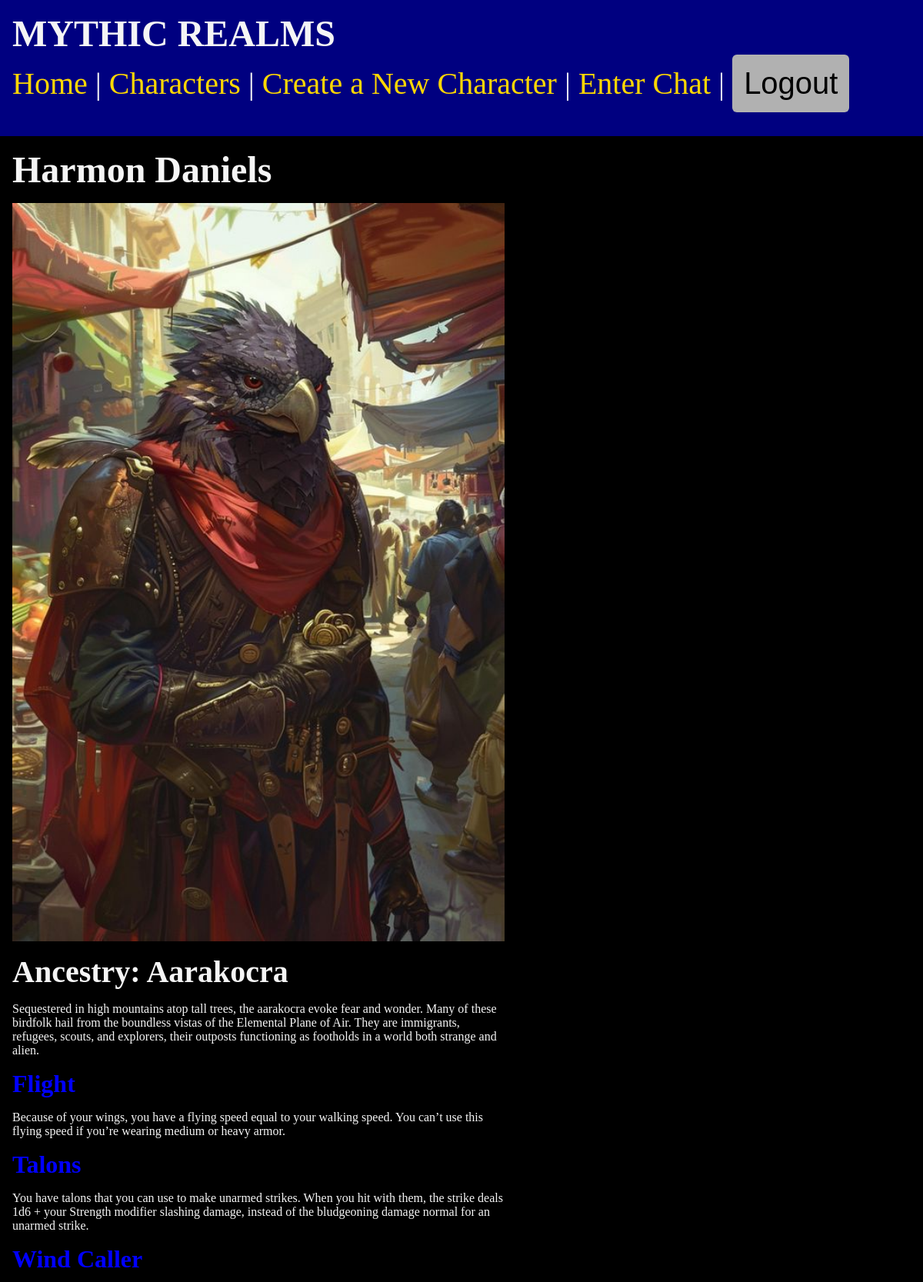
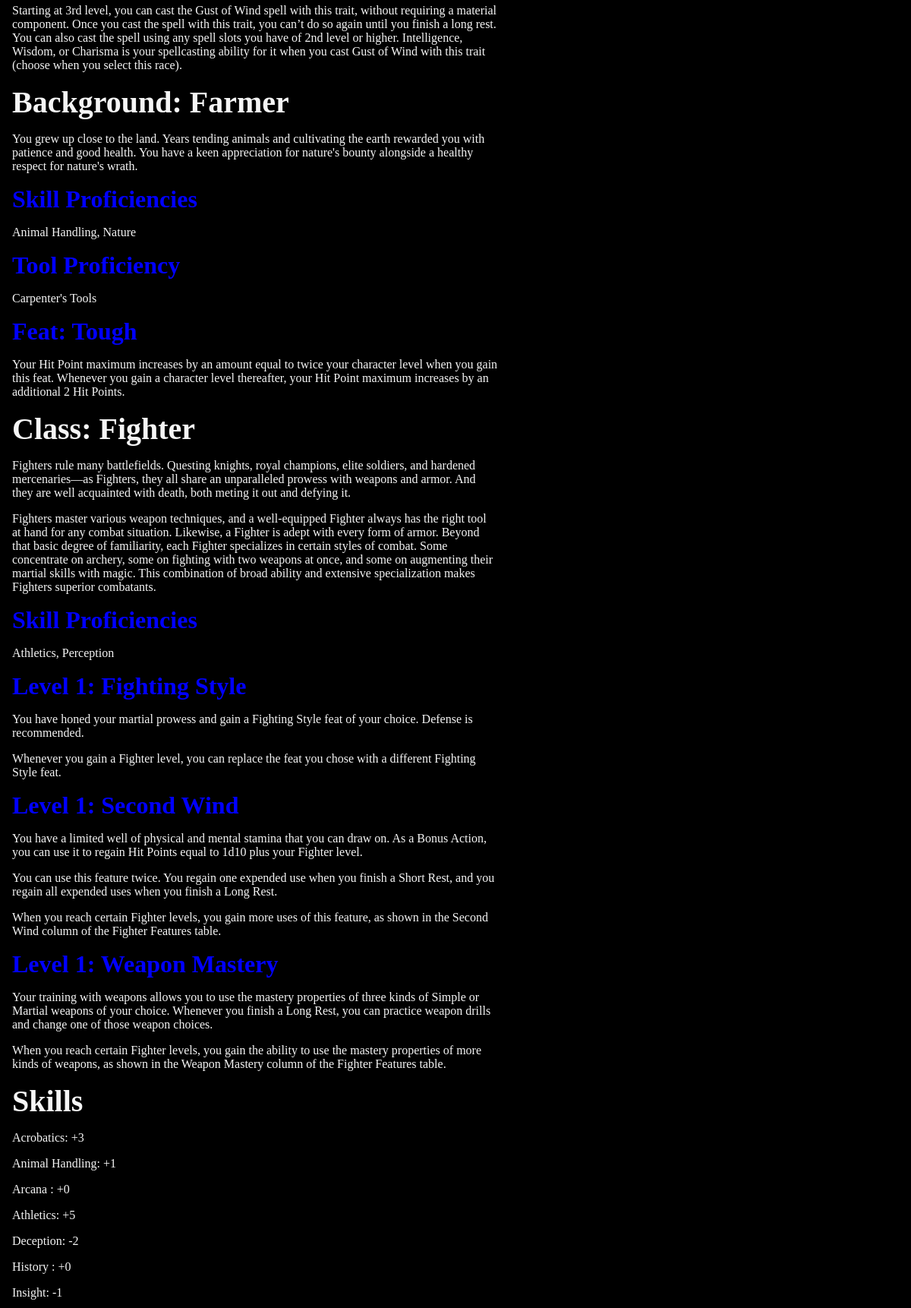
/characters/harmon-daniels (signed in, upper part), run on the app's committed database (2 pictures, top to bottom).
### characters/models.py (models this page shows, shortened)
class Character(models.Model):
    name = models.CharField(max_length= 50)
    ancestry = models.CharField(max_length= 50)
    background = models.CharField(max_length= 50)
    ch_class = models.CharField(max_length= 50)
    ch_image = models.ImageField(default='fallback.png', blank=True)
    str = models.IntegerField()
    dex = models.IntegerField()
    con = models.IntegerField()
    int = models.IntegerField()
    wis = models.IntegerField()
    cha = models.IntegerField()
    acrobatics = models.BooleanField()
    animal_handling = models.BooleanField()
    arcana = models.BooleanField()
    athletics = models.BooleanField()
    deception = models.BooleanField()
    history = models.BooleanField()
    insight = models.BooleanField()
    intimidation = models.BooleanField()
    investigation = models.BooleanField()
    medicine = models.BooleanField()
    nature = models.BooleanField()
    perception = models.BooleanField()
    performance = models.BooleanField()
    persuasion = models.BooleanField()
    religion = models.BooleanField()
    sleight_of_hand = models.BooleanField()
    stealth = models.BooleanField()
    survival = models.BooleanField()
    slug = models.SlugField()
    owner = models.ForeignKey(User, on_delete=models.CASCADE, default=None)

### characters/views.py (the view)
# urls.py: path('<slug:slug>', views.character_page, name='character'),
@login_required(login_url="/users/login/")
def character_page(request, slug):
    character = Character.objects.get(slug=slug)
    modifiers = []
    modifiers.append(calc_modifier(character.dex, character.acrobatics))
    modifiers.append(calc_modifier(character.wis, character.animal_handling))
    modifiers.append(calc_modifier(character.int, character.arcana))
    modifiers.append(calc_modifier(character.str, character.athletics))
    modifiers.append(calc_modifier(character.cha, character.deception))
    modifiers.append(calc_modifier(character.int, character.history))
    modifiers.append(calc_modifier(character.wis, character.insight))
    modifiers.append(calc_modifier(character.cha, character.intimidation))
    modifiers.append(calc_modifier(character.int, character.investigation))
    modifiers.append(calc_modifier(character.wis, character.medicine))
    modifiers.append(calc_modifier(character.wis, character.nature))
    modifiers.append(calc_modifier(character.wis, character.perception))
    modifiers.append(calc_modifier(character.cha, character.performance))
    modifiers.append(calc_modifier(character.cha, character.persuasion))
    modifiers.append(calc_modifier(character.int, character.religion))
    modifiers.append(calc_modifier(character.dex, character.sleight_of_hand))
    modifiers.append(calc_modifier(character.dex, character.stealth))
    modifiers.append(calc_modifier(character.wis, character.survival))
    return render(request, 'characters/character_page.html', {'character': character, 'modifiers': modifiers})

### characters/views.py (called while the page is built)
def calc_modifier(att, prof):
    if (prof):
        temp = int((att - 10)/ 2 + 2)
    else:
        temp = int((att - 10) / 2)
    if (temp >= 0):
        return (f'+{temp}')
    else:
        return (f'{temp}')

### characters/templates/characters/character_page.html (shortened to what this page needs)
{% extends 'layout.html' %}
{% block content %}
    <section>
        <h1>{{character.name}}</h1>
        <img
            class="portrait"
            src="{{ character.ch_image.url }}"
            alt="No image to display"
        />
        <h2>Ancestry: {{ character.ancestry }}</h2>
        {% if character.ancestry == "Human"%}
            <p style="max-width: 640px; word-wrap:break-word">In the reckonings of most worlds, humans are the youngest of the common races, late to arrive on the world scene and short-lived in comparison to dwarves, elves, and dragons. Perhaps it is because of their shorter lives that they strive to achieve as much as they can in the years they are given. Or maybe they feel they have something to prove to the elder races, and that's why they build their mighty empires on the foundation of conquest and trade. Whatever drives them, humans are the innovators, the achievers, and the pioneers of the worlds.</p>
            <h3>Resourceful</h3>
            <p style="max-width: 640px; word-wrap:break-word">You gain Heroic Inspiration whenever you finish a Long Rest.</p>
            <h3>Skillful</h3>
            <p style="max-width: 640px; word-wrap:break-word">You gain proficiency in one skill of your choice.</p>
            <h3>Versatile</h3>
            <p style="max-width: 640px; word-wrap:break-word">You gain an Origin feat of your choice.</p>
        {% elif character.ancestry == "Aarakocra" %}
            <p style="max-width: 640px; word-wrap:break-word">Sequestered in high mountains atop tall trees, the aarakocra evoke fear and wonder. Many of these birdfolk hail from the boundless vistas of the Elemental Plane of Air. They are immigrants, refugees, scouts, and explorers, their outposts functioning as footholds in a world both strange and alien.</p>
            <h3>Flight</h3>
            <p style="max-width: 640px; word-wrap:break-word">Because of your wings, you have a flying speed equal to your walking speed. You can’t use this flying speed if you’re wearing medium or heavy armor.</p>
            <h3>Talons</h3>
            <p style="max-width: 640px; word-wrap:break-word">You have talons that you can use to make unarmed strikes. When you hit with them, the strike deals 1d6 + your Strength modifier slashing damage, instead of the bludgeoning damage normal for an unarmed strike.
            </p>
            <h3>Wind Caller</h3>
            <p style="max-width: 640px; word-wrap:break-word">Starting at 3rd level, you can cast the Gust of Wind spell with this trait, without requiring a material component. Once you cast the spell with this trait, you can’t do so again until you finish a long rest. You can also cast the spell using any spell slots you have of 2nd level or higher. Intelligence, Wisdom, or Charisma is your spellcasting ability for it when you cast Gust of Wind with this trait (choose when you select this race).</p>
        {% else %}
            <h3>Coming Soon!</h3>
        {% endif %}
        <h2>Background: {{ character.background }}</h2>
        {% if character.background == "Criminal"%}
            <p style="max-width: 640px; word-wrap:break-word">You eked out a living in dark alleyways, cutting purses or burgling shops. Perhaps you were part of a small gang of like-minded wrongdoers who looked out for each other. Or maybe you were a lone wolf, fending for yourself against the local thieves' guild and more fearsome lawbreakers.</p>
            <h3>Skill Proficiencies</h3>
            <p>Sleight of Hand, Stealth</p>
            <h3>Tool Proficiency</h3>
            <p>Thieves' Tools</p>
            <h3>Feat: Alert</h3>
            <p style="max-width: 640px; word-wrap:break-word">You gain the following benefits.</p>
            <p style="max-width: 640px; word-wrap:break-word"><b>Initiative Proficiency.</b> When you roll Initiative, you can add your Proficiency Bonus to the roll.</p>
            <p style="max-width: 640px; word-wrap:break-word"><b>Initiative Swap.</b> Immediately after you roll Initiative, you can swap your Initiative with the Initiative of one willing ally in the same combat. You can't make this swap if you or the ally has the Incapacitated condition.</p>
        {% elif character.background == "Farmer" %}
            <p style="max-width: 640px; word-wrap:break-word">You grew up close to the land. Years tending animals and cultivating the earth rewarded you with patience and good health. You have a keen appreciation for nature's bounty alongside a healthy respect for nature's wrath.</p>
            <h3>Skill Proficiencies</h3>
            <p>Animal Handling, Nature</p>
            <h3>Tool Proficiency</h3>
            <p>Carpenter's Tools</p>
            <h3>Feat: Tough</h3>
            <p style="max-width: 640px; word-wrap:break-word">Your Hit Point maximum increases by an amount equal to twice your character level when you gain this feat. Whenever you gain a character level thereafter, your Hit Point maximum increases by an additional 2 Hit Points.</p>
        {% else %}
            <h3>Coming Soon!</h3>
        {% endif %}
        <h2>Class: {{ character.ch_class }}</h2>
        {% if character.ch_class == "Fighter"%}
            <p style="max-width: 640px; word-wrap:break-word">Fighters rule many battlefields. Questing knights, royal champions, elite soldiers, and hardened mercenaries—as Fighters, they all share an unparalleled prowess with weapons and armor. And they are well acquainted with death, both meting it out and defying it.</p>
            <p style="max-width: 640px; word-wrap:break-word">Fighters master various weapon techniques, and a well-equipped Fighter always has the right tool at hand for any combat situation. Likewise, a Fighter is adept with every form of armor. Beyond that basic degree of familiarity, each Fighter specializes in certain styles of combat. Some concentrate on archery, some on fighting with two weapons at once, and some on augmenting their martial skills with magic. This combination of broad ability and extensive specialization makes Fighters superior combatants.</p>
            <h3>Skill Proficiencies</h3>
            <p>Athletics, Perception</p>
            <h3>Level 1: Fighting Style</h3>
            <p style="max-width: 640px; word-wrap:break-word">You have honed your martial prowess and gain a Fighting Style feat of your choice. Defense is recommended.</p>
            <p style="max-width: 640px; word-wrap:break-word">Whenever you gain a Fighter level, you can replace the feat you chose with a different Fighting Style feat.</p>
            <h3>Level 1: Second Wind</h3>
            <p style="max-width: 640px; word-wrap:break-word">You have a limited well of physical and mental stamina that you can draw on. As a Bonus Action, you can use it to regain Hit Points equal to 1d10 plus your Fighter level.</p>
            <p style="max-width: 640px; word-wrap:break-word">You can use this feature twice. You regain one expended use when you finish a Short Rest, and you regain all expended uses when you finish a Long Rest.</p>
            <p style="max-width: 640px; word-wrap:break-word">When you reach certain Fighter levels, you gain more uses of this feature, as shown in the Second Wind column of the Fighter Features table.</p>
            <h3>Level 1: Weapon Mastery</h3>
            <p style="max-width: 640px; word-wrap:break-word">Your training with weapons allows you to use the mastery properties of three kinds of Simple or Martial weapons of your choice. Whenever you finish a Long Rest, you can practice weapon drills and change one of those weapon choices.</p>
            <p style="max-width: 640px; word-wrap:break-word">When you reach certain Fighter levels, you gain the ability to use the mastery properties of more kinds of weapons, as shown in the Weapon Mastery column of the Fighter Features table.</p>
        {% else %}
            <h3>Coming Soon!</h3>
        {% endif %}
        <h2>Skills</h2>
        <p> Acrobatics: {{ modifiers.0}} </p>
        <p> Animal Handling: {{ modifiers.1}} </p>
        <p> Arcana : {{ modifiers.2}} </p>
        <p> Athletics: {{ modifiers.3}} </p>
        <p> Deception: {{ modifiers.4}} </p>
        <p> History : {{ modifiers.5}} </p>
        <p> Insight: {{ modifiers.6}} </p>
    </section>
{% endblock %}

### static/css/style.css (style rules this page uses)
* { margin: 0; padding: 0; box-sizing: border-box; }
body { min-height: 100vh; background-color: black; color: whitesmoke; font-size: 3rem; }
section { display: flex; flex-flow: column; gap: 1rem; }
h1 { font-size: 3.0rem; }
h2 { font-size: 2.5rem; }
h3 { font-size: 2.0rem; color: blue; }
p { font-size: 1rem; }
.portrait { display: block; max-width: 640px; }

### data on the page
Character: name "Harmon Daniels", ch_image (picture), ancestry "Aarakocra", background "Farmer", ch_class "Fighter"

### other printed values
{{ modifiers.0 }} "+3"
{{ modifiers.1 }} "+1"
{{ modifiers.2 }} "+0"
{{ modifiers.3 }} "+5"
{{ modifiers.4 }} "-2"
{{ modifiers.5 }} "+0"
{{ modifiers.6 }} "-1"
